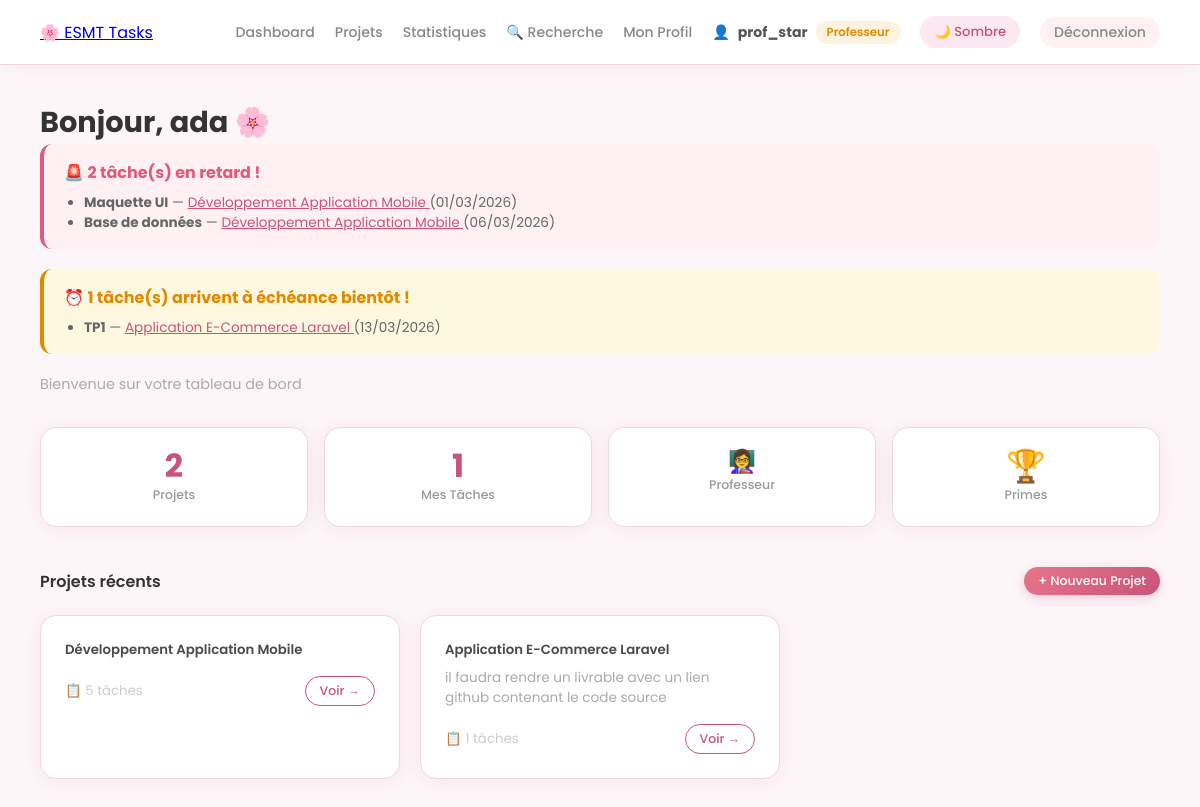
/dashboard/ (signed in), run on the app's committed database.
### accounts/models.py (models this page shows, shortened)
class User(AbstractUser):
    ROLE_CHOICES = [
        ('etudiant', 'Étudiant'),
        ('professeur', 'Professeur'),
    ]
    role = models.CharField(max_length=20, choices=ROLE_CHOICES, default='etudiant')
    avatar = models.ImageField(upload_to='avatars/', null=True, blank=True)

### tasks/models.py (models this page shows, shortened)
class Task(models.Model):
    STATUT_CHOICES = [
        ('todo', 'À faire'),
        ('en_cours', 'En cours'),
        ('termine', 'Terminé'),
    ]
    PRIORITE_CHOICES = [
        ('basse', 'Basse'),
        ('moyenne', 'Moyenne'),
        ('haute', 'Haute'),
    ]
    titre = models.CharField(max_length=200)
    description = models.TextField(blank=True)
    projet = models.ForeignKey(Project, on_delete=models.CASCADE, related_name='taches')
    assignee = models.ForeignKey(User, on_delete=models.SET_NULL, null=True, blank=True,
                                 related_name='taches_assignees')
    statut = models.CharField(max_length=20, choices=STATUT_CHOICES, default='todo')
    priorite = models.CharField(max_length=10, choices=PRIORITE_CHOICES, default='moyenne')
    date_limite = models.DateField(null=True, blank=True)
    date_creation = models.DateTimeField(auto_now_add=True)
    date_fin_reelle = models.DateTimeField(null=True, blank=True)

### projects/models.py (models this page shows, shortened)
class Project(models.Model):
    titre = models.CharField(max_length=200)
    description = models.TextField(blank=True)
    createur = models.ForeignKey(User, on_delete=models.CASCADE, related_name='projets_crees')
    membres = models.ManyToManyField(User, related_name='projets_membres', blank=True)
    date_creation = models.DateTimeField(auto_now_add=True)
    date_modification = models.DateTimeField(auto_now=True)

### accounts/views.py (the view)
# urls.py: path('dashboard/', dashboard, name='dashboard'),
@login_required
def dashboard(request):
    from projects.models import Project
    from tasks.models import Task
    from django.utils import timezone
    projets = Project.objects.filter(membres=request.user) | Project.objects.filter(createur=request.user)
    projets = projets.distinct()
    aujourd_hui = timezone.now().date()
    dans_3_jours = aujourd_hui + timezone.timedelta(days=3)
    alertes = Task.objects.filter(
        Q(projet__membres=request.user) | Q(projet__createur=request.user),
        statut__in=['todo', 'en_cours'],
        date_limite__isnull=False,
        date_limite__lte=dans_3_jours,
    ).distinct().select_related('projet')
    alertes_retard = alertes.filter(date_limite__lt=aujourd_hui)
    alertes_proche = alertes.filter(date_limite__gte=aujourd_hui)
    return render(request, 'accounts/dashboard.html', {
        'projets': projets,
        'alertes_retard': alertes_retard,
        'alertes_proche': alertes_proche,
    })

### templates/accounts/dashboard.html (shortened to what this page needs)
{% extends 'base.html' %}
{% block content %}
<div style="margin-bottom: 32px;">
    <h2 style="font-size:1.8rem; font-weight:700; color:#333;">
        Bonjour, {{ user.first_name|default:user.username }} 🌸
    </h2>
    {% if alertes_retard %}
<div style="background:#fff0f3; border-left:4px solid #e05a7a; border-radius:12px;
    padding:16px 20px; margin-bottom:20px;">
    <strong style="color:#e05a7a;">🚨 {{ alertes_retard.count }} tâche(s) en retard !</strong>
    <ul style="margin:8px 0 0; padding-left:20px;">
        {% for t in alertes_retard %}
        <li style="color:#666; font-size:0.85rem;">
            <strong>{{ t.titre }}</strong> —
            <a href="{% url 'projet_detail' t.projet.pk %}" style="color:#c9547a;">
                {{ t.projet.titre }}
            </a>
            ({{ t.date_limite|date:"d/m/Y" }})
        </li>
        {% endfor %}
    </ul>
</div>
{% endif %}
{% if alertes_proche %}
<div style="background:#fff8e1; border-left:4px solid #e08a00; border-radius:12px;
    padding:16px 20px; margin-bottom:20px;">
    <strong style="color:#e08a00;">⏰ {{ alertes_proche.count }} tâche(s) arrivent à échéance bientôt !</strong>
    <ul style="margin:8px 0 0; padding-left:20px;">
        {% for t in alertes_proche %}
        <li style="color:#666; font-size:0.85rem;">
            <strong>{{ t.titre }}</strong> —
            <a href="{% url 'projet_detail' t.projet.pk %}" style="color:#c9547a;">
                {{ t.projet.titre }}
            </a>
            ({{ t.date_limite|date:"d/m/Y" }})
        </li>
        {% endfor %}
    </ul>
</div>
{% endif %}
    <p style="color:#aaa; font-size:0.9rem;">Bienvenue sur votre tableau de bord</p>
</div>
<div class="grid-4" style="margin-bottom:40px;">
    <div class="stat-card">
        <div class="stat-number">{{ projets.count }}</div>
        <div class="stat-label">Projets</div>
    </div>
    <div class="stat-card">
        <div class="stat-number">{{ user.taches_assignees.count }}</div>
        <div class="stat-label">Mes Tâches</div>
    </div>
    <div class="stat-card">
        <div class="stat-number" style="font-size:1.4rem;">
            {% if user.role == 'professeur' %}👩‍🏫{% else %}👩‍🎓{% endif %}
        </div>
        <div class="stat-label">{{ user.get_role_display }}</div>
    </div>
    <div class="stat-card">
        <div class="stat-number" style="color:#f39f18;">🏆</div>
        <div class="stat-label">Primes</div>
    </div>
</div>
<div style="display:flex; justify-content:space-between; align-items:center; margin-bottom:20px;">
    <h4 style="font-weight:600; color:#333;">Projets récents</h4>
    <a href="{% url 'projet_create' %}" class="btn btn-primary btn-sm">+ Nouveau Projet</a>
</div>
<div class="grid-3">
    {% for projet in projets %}
    <div class="card">
        <h5 style="font-weight:600; margin-bottom:8px;">{{ projet.titre }}</h5>
        <p style="color:#aaa; font-size:0.85rem; margin-bottom:16px;">
            {{ projet.description|truncatechars:80 }}
        </p>
        <div style="display:flex; justify-content:space-between; align-items:center;">
            <small style="color:#ccc;">📋 {{ projet.taches.count }} tâches</small>
            <a href="{% url 'projet_detail' projet.pk %}" class="btn btn-outline btn-sm">Voir →</a>
        </div>
    </div>
    {% endfor %}
</div>
{% endblock %}

### templates/base.html (shortened to what this page needs)
<!DOCTYPE html>
<html lang="fr">
<head>
    <link href="https://cdnjs.cloudflare.com/ajax/libs/font-awesome/6.4.0/css/all.min.css" rel="stylesheet">
</head>
<body>
{% if user.is_authenticated %}
<nav class="navbar">
    <a href="{% url 'dashboard' %}" class="navbar-brand">🌸 ESMT Tasks</a>
    <div class="navbar-right">
        <a href="{% url 'dashboard' %}">Dashboard</a>
        <a href="{% url 'projet_liste' %}">Projets</a>
        <a href="{% url 'statistiques' %}">Statistiques</a>
        <a href="{% url 'recherche' %}">🔍 Recherche</a>
        <a href="{% url 'profil' %}">Mon Profil</a>
        <span style="color:#888; font-size:0.88rem; display:flex; align-items:center; gap:8px;">
            👤 <strong style="color:#555;">{{ user.username }}</strong>
            <span class="badge {% if user.role == 'professeur' %}badge-gold{% else %}badge-rose{% endif %}">
                {{ user.get_role_display }}
            </span>
        </span>
        <button id="theme-btn" onclick="toggleTheme()"
            style="background: var(--pink-bg); border: none; border-radius: 20px;
            padding: 6px 14px; cursor: pointer; font-size: 0.82rem;
            color: var(--pink); font-family: Poppins, sans-serif; font-weight: 500;
            transition: all 0.2s;">
            🌙 Sombre
        </button>
        <a href="{% url 'deconnexion' %}" class="btn btn-danger btn-sm">Déconnexion</a>
    </div>
</nav>
{% endif %}
<div class="layout">
    <div class="main-content" style="{% if not user.is_authenticated %}margin-left:0;{% endif %}">
        {% block content %}{% endblock %}
 </div>
</div>
</body>
</html>

### templates/base.html (style rules this page uses)
:root { --pink: #c9547a; --pink-light: #e8748a; --pink-bg: #fce8f0; --pink-border: #f0d6e4; --pink-soft: #fdf6f9; --text: #4a4a4a; --text-muted: #999; --white: #fff; --shadow: 0 2px 20px rgba(201,84,122,0.10); --shadow-hover: 0 6px 24px rgba(201,84,122,0.18); --radius: 16px; --radius-sm: 10px; --radius-full: 25px; --gradient: linear-gradient(135deg, #e8748a, #c9547a); --sidebar-w: 220px; --navbar-h: 65px; --transition: all 0.2s ease; }
* { margin: 0; padding: 0; box-sizing: border-box; }
body { font-family: 'Poppins', sans-serif; background-color: var(--pink-soft); color: var(--text); transition: background 0.3s, color 0.3s; }
.navbar { background: var(--white); border-bottom: 1px solid var(--pink-border); padding: 0 40px; height: var(--navbar-h); display: flex; justify-content: space-between; align-items: center; box-shadow: 0 2px 12px rgba(201,84,122,0.08); position: fixed; top: 0; left: 0; right: 0; z-index: 100; }
.navbar-right { display: flex; align-items: center; gap: 20px; }
.navbar-right a { color: #888; text-decoration: none; font-size: 0.88rem; font-weight: 500; transition: var(--transition); }
.layout { display: flex; min-height: 100vh; padding-top: var(--navbar-h); }
.main-content { margin-left: 0; padding: 36px 40px; flex: 1; min-width: 0; max-width: 1200px; margin: 0 auto; width: 100%; }
.card { background: var(--white); border-radius: var(--radius); padding: 24px; box-shadow: var(--shadow); border: 1px solid var(--pink-border); margin-bottom: 20px; transition: var(--transition); }
.btn { padding: 9px 22px; border-radius: var(--radius-full); font-size: 0.85rem; font-weight: 500; cursor: pointer; border: none; text-decoration: none; display: inline-flex; align-items: center; gap: 6px; transition: var(--transition); font-family: 'Poppins', sans-serif; white-space: nowrap; }
.btn-primary { background: var(--gradient); color: white; box-shadow: 0 3px 12px rgba(201,84,122,0.25); }
.btn-danger { background: #fff0f3; color: #e05a7a; }
.btn-outline { background: transparent; color: var(--pink); border: 1.5px solid var(--pink); }
.btn-sm { padding: 5px 14px; font-size: 0.78rem; }
.badge { padding: 3px 11px; border-radius: 20px; font-size: 0.73rem; font-weight: 600; display: inline-block; }
.badge-gold { background: #fff3e0; color: #e08a00; }
.stat-card { background: var(--white); border-radius: var(--radius); padding: 22px 20px; text-align: center; border: 1px solid var(--pink-border); box-shadow: var(--shadow); transition: var(--transition); }
.stat-number { font-size: 2rem; font-weight: 700; color: var(--pink); line-height: 1; margin-bottom: 4px; }
.stat-label { font-size: 0.78rem; color: var(--text-muted); font-weight: 500; }
.grid-3 { display: grid; grid-template-columns: repeat(auto-fill, minmax(280px, 1fr)); gap: 20px; }
.grid-4 { display: grid; grid-template-columns: repeat(4, 1fr); gap: 16px; margin-bottom: 24px; }

### data on the page
User: username "prof_star", role "Professeur", first_name "ada", taches_assignees.count "1"
Task: titre "Maquette UI", projet.titre "Développement Application Mobile", date_limite "01/03/2026"
Task: titre "Base de données", projet.titre "Développement Application Mobile", date_limite "06/03/2026"
Task: titre "TP1", projet.titre "Application E-Commerce Laravel", date_limite "13/03/2026"
Project: titre "Développement Application Mobile", taches.count "5"
Project: titre "Application E-Commerce Laravel", description "il faudra rendre un livrable avec un lien github contenant le code source", taches.count "1"

### other printed values
{{ alertes_retard.count }} "2"
{{ alertes_proche.count }} "1"
{{ projets.count }} "2"
